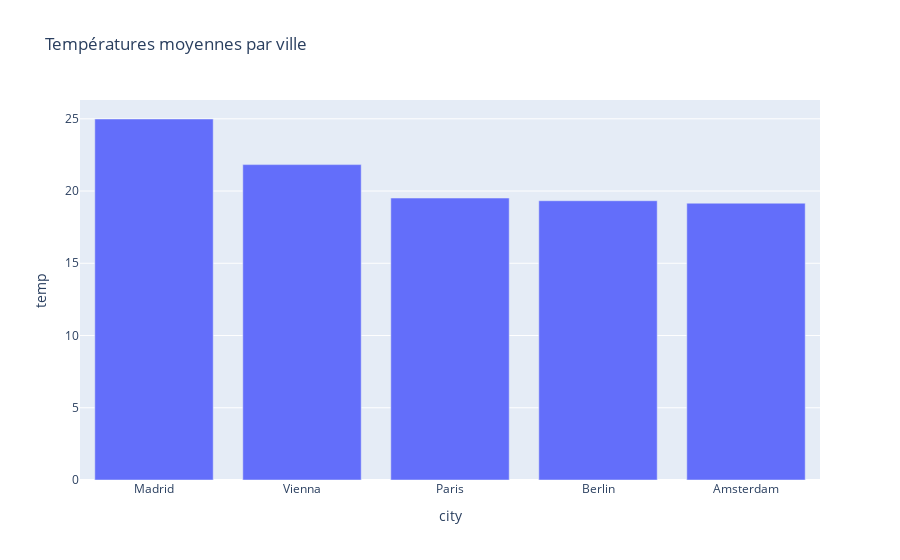

Notebook source saved alongside this figure:
### Markdown cell above
1. **Comparaison inter-villes**
   - Températures moyennes par ville
   - Variabilité climatique (écart-type)
   - Corrélations température/humidité

### Code cell
df_agg = df_total.groupby("city")["temp"].mean().reset_index()
df_agg.sort_values(by=["temp"], ascending=False, inplace=True)
fig = px.bar(df_agg,
             title="Températures moyennes par ville",
             y="temp",
             x='city')
fig.show()

### Figure 1 — Plotly figure (JSON) as saved in the notebook; plotly's stock layout.template omitted (floating-point values rounded to 4 significant figures)
{"data": [{"hovertemplate": "city=%{x}<br>temp=%{y}<extra></extra>", "legendgroup": "", "marker": {"color": "#636efa", "pattern": {"shape": ""}}, "name": "", "orientation": "v", "showlegend": false, "textposition": "auto", "type": "bar", "x": ["Madrid", "Vienna", "Paris", "Berlin", "Amsterdam"], "xaxis": "x", "y": [24.99, 21.83, 19.51, 19.33, 19.16], "yaxis": "y"}], "layout": {"barmode": "relative", "legend": {"tracegroupgap": 0}, "title": {"text": "Températures moyennes par ville"}, "xaxis": {"anchor": "y", "domain": [0, 1], "title": {"text": "city"}}, "yaxis": {"anchor": "x", "domain": [0, 1], "title": {"text": "temp"}}}}
